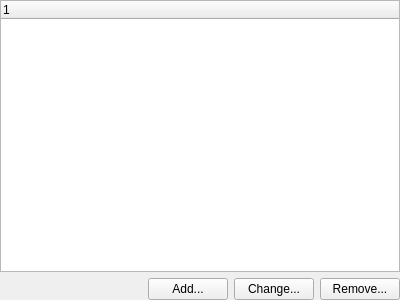
<?xml version="1.0" encoding="UTF-8"?>
<ui version="4.0">
 <class>BGAttributesEditorUI</class>
 <widget class="QWidget" name="BGAttributesEditorUI">
  <property name="geometry">
   <rect>
    <x>0</x>
    <y>0</y>
    <width>400</width>
    <height>300</height>
   </rect>
  </property>
  <property name="windowTitle">
   <string>Custom Attributes</string>
  </property>
  <layout class="QVBoxLayout" name="verticalLayout">
   <property name="leftMargin">
    <number>0</number>
   </property>
   <property name="topMargin">
    <number>0</number>
   </property>
   <property name="rightMargin">
    <number>0</number>
   </property>
   <property name="bottomMargin">
    <number>0</number>
   </property>
   <item>
    <widget class="OpenCOR::BondGraphEditorWindow::CPropertyEditorUIBase" name="Editor"/>
   </item>
   <item>
    <layout class="QHBoxLayout" name="horizontalLayout">
     <item>
      <spacer name="horizontalSpacer">
       <property name="orientation">
        <enum>Qt::Horizontal</enum>
       </property>
       <property name="sizeHint" stdset="0">
        <size>
         <width>40</width>
         <height>20</height>
        </size>
       </property>
      </spacer>
     </item>
     <item>
      <widget class="QPushButton" name="AddButton">
       <property name="statusTip">
        <string>Add new custom attribute for the selected items</string>
       </property>
       <property name="text">
        <string>Add...</string>
       </property>
      </widget>
     </item>
     <item>
      <widget class="QPushButton" name="ChangeButton">
       <property name="toolTip">
        <string>Change selected attribute's id and type</string>
       </property>
       <property name="text">
        <string>Change...</string>
       </property>
      </widget>
     </item>
     <item>
      <widget class="QPushButton" name="RemoveButton">
       <property name="statusTip">
        <string>Remove the attribute from the selected items</string>
       </property>
       <property name="text">
        <string>Remove...</string>
       </property>
      </widget>
     </item>
    </layout>
   </item>
  </layout>
 </widget>
 <customwidgets>
  <customwidget>
   <class>OpenCOR::BondGraphEditorWindow::CPropertyEditorUIBase</class>
   <extends>QTreeWidget</extends>
   <header location="global">CPropertyEditorUIBase.h</header>
  </customwidget>
 </customwidgets>
 <tabstops>
  <tabstop>Editor</tabstop>
  <tabstop>AddButton</tabstop>
  <tabstop>ChangeButton</tabstop>
  <tabstop>RemoveButton</tabstop>
 </tabstops>
 <resources/>
 <connections/>
</ui>
